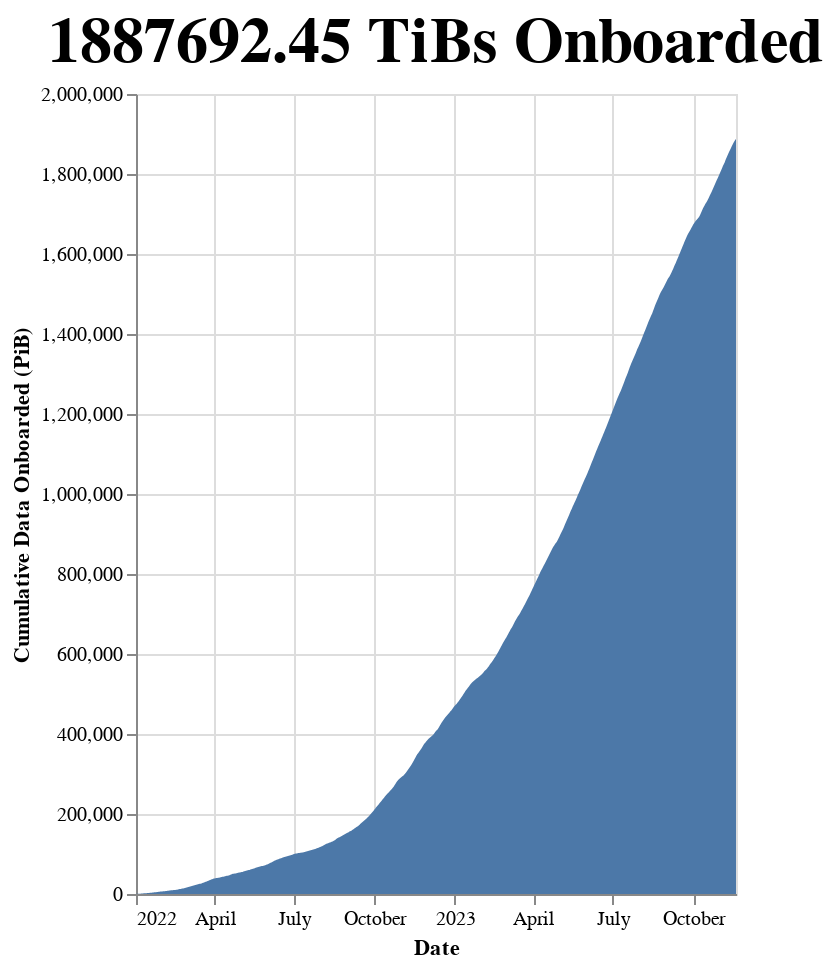

Here is the notebook cell this chart was saved with:
### Markdown cell above
### Cumulative Data Onboarded

### Code cell
# | output: true

total_data_onboarded = df["onboarded_tibs"].sum()
df["cumulative_data"] = df["onboarded_tibs"].cumsum()

alt.Chart(df).mark_area().encode(
    x=alt.X("date:T", title="Date"),
    y=alt.Y("cumulative_data:Q", title="Cumulative Data Onboarded (PiB)"),
    tooltip=[
        alt.Tooltip("date:T", title="Date"),
        alt.Tooltip("cumulative_data:Q", title="Cumulative Data Onboarded (PiB)"),
    ],
).properties(
    width="container",
    height=400,
    title=f"{total_data_onboarded:.2f} TiBs Onboarded",
).configure_title(fontSize=32)

### Figure 1 — Vega-Lite specification as saved in the notebook (floating-point values rounded to 4 significant figures; data arrays with more than 128 entries replaced by an {"elided": "..."} marker saying what was removed)
{"usermeta": {"embedOptions": {"theme": "powerbi"}}, "config": {"view": {"continuousWidth": 300, "continuousHeight": 300}, "title": {"fontSize": 32}}, "data": {"name": "data-c0d4cd238711b34fbae55a4221062f05"}, "mark": {"type": "area"}, "encoding": {"tooltip": [{"field": "date", "title": "Date", "type": "temporal"}, {"field": "cumulative_data", "title": "Cumulative Data Onboarded (PiB)", "type": "quantitative"}], "x": {"field": "date", "title": "Date", "type": "temporal"}, "y": {"field": "cumulative_data", "title": "Cumulative Data Onboarded (PiB)", "type": "quantitative"}}, "height": 400, "title": "1887692.45 TiBs Onboarded", "width": "container", "$schema": "https://vega.github.io/schema/vega-lite/v5.15.1.json", "datasets": {"data-c0d4cd238711b34fbae55a4221062f05": {"elided": "688 records"}}}
